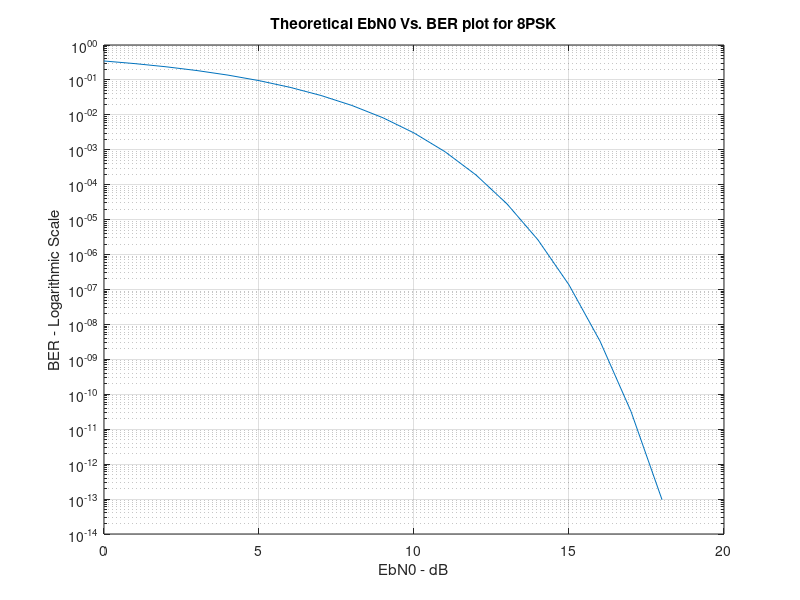

MATLAB code to generate this figure:
% Name : Hashan Roshantha Mendis (10030637)
% Date Updated : 01/02/07
% 8PSK - Modulation/Demodulation with AWGN
% [Theoretical BER of 8PSK] 
% -------------------------------------------------------------------------
% -------------------------------------------------------------------------

EbN0 = 0:1:18; %EbN0 values in dB, ranging from 0dB to 12 dB
% convert EbN0 from dB to Linear and obtain sqaure root
EbN0_lin = 10.^(EbN0./10);
x = sqrt((2.*EbN0_lin).*(log2(8))).*sin(pi/8); 
% BER definition for GMSK, using built in erfc function in matlab
BER = erfc(x./sqrt(2)); 

% when plotting use logarithmic scale for Y-axis
semilogy(EbN0, BER);grid on
xlabel('EbN0 - dB');
ylabel('BER - Logarithmic Scale');
title('Theoretical EbN0 Vs. BER plot for 8PSK');


            
            